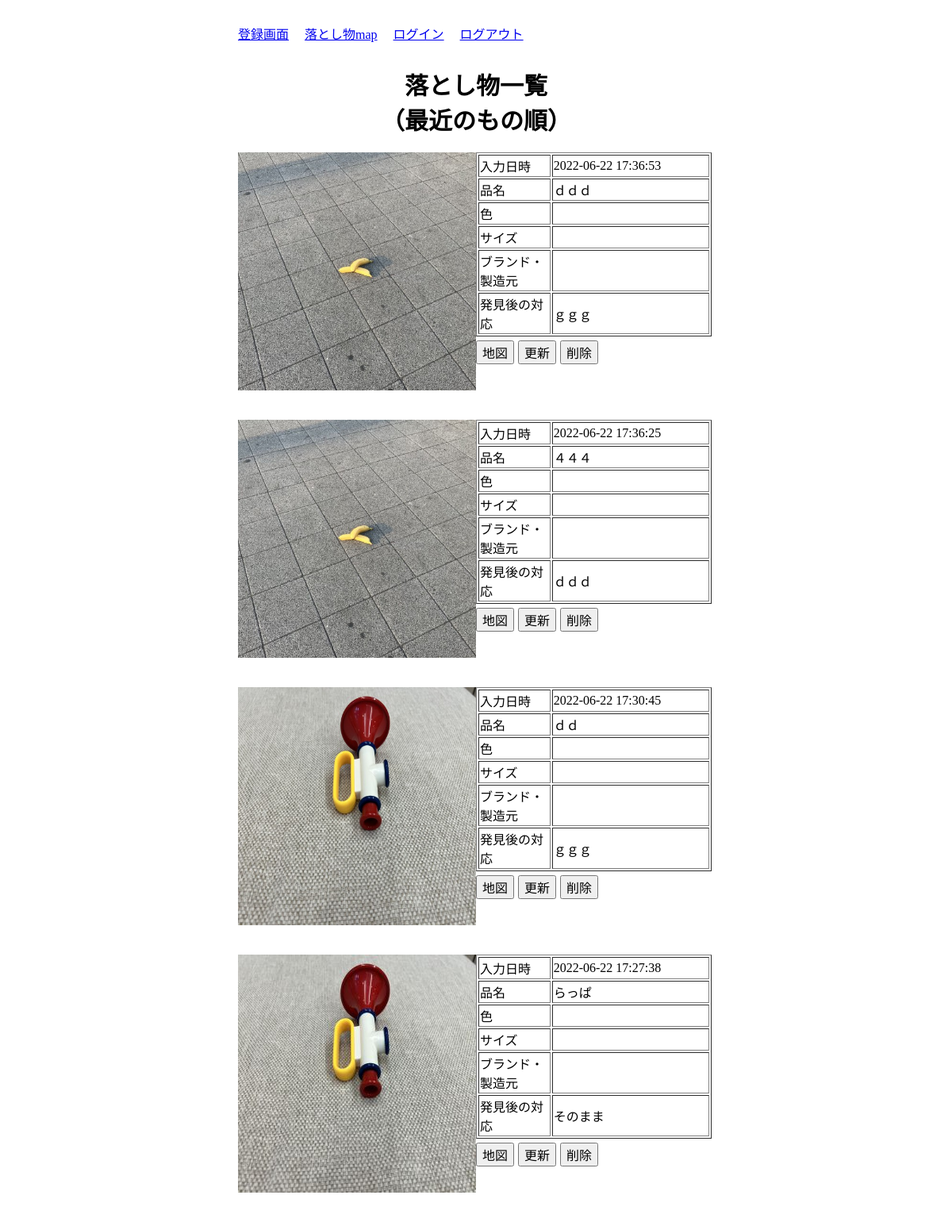
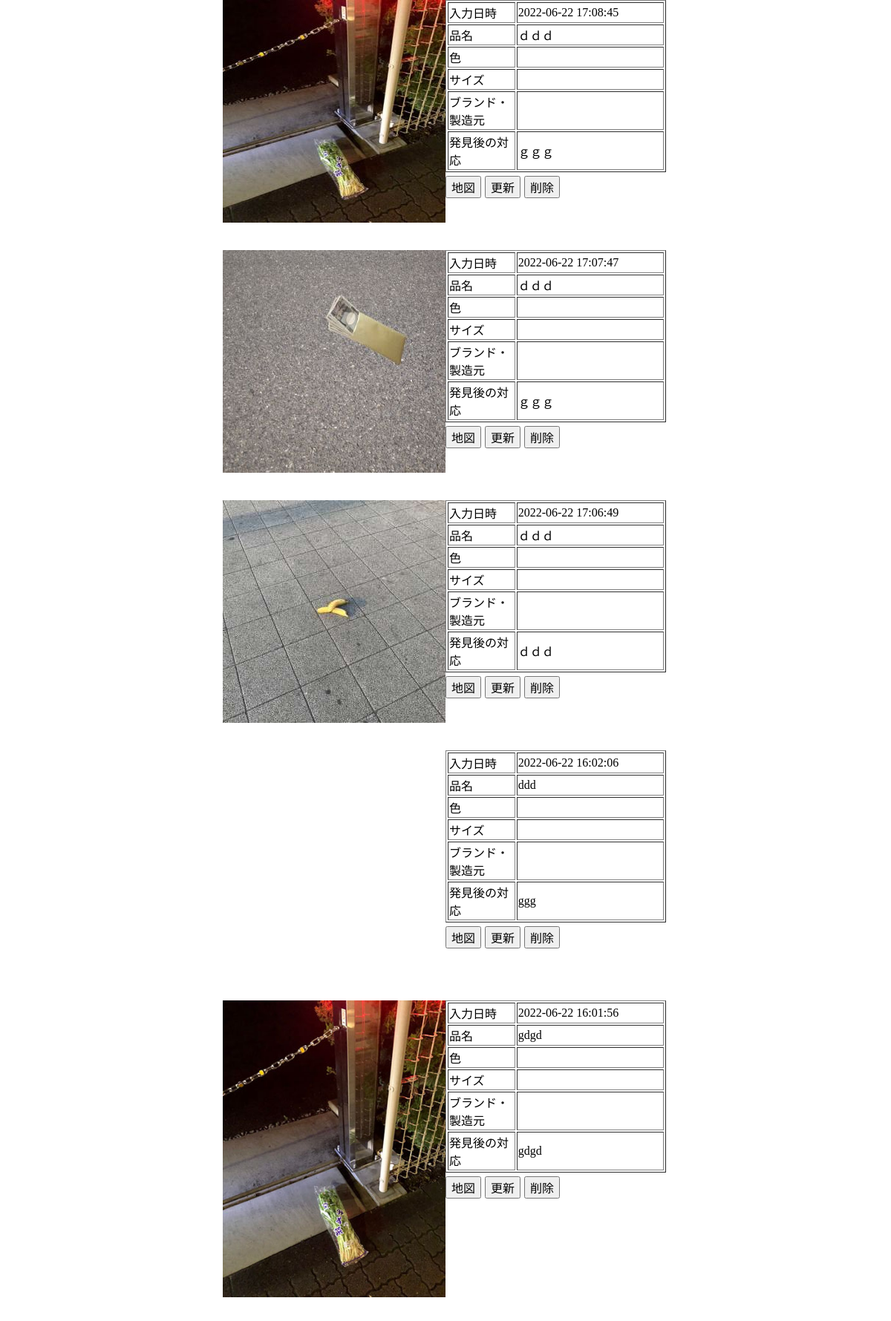
Page /list.php (upper part) on the committed database (2 pictures, top to bottom).
### tables this page shows
CREATE TABLE `otoshimono_table` (
  `id` int(12) NOT NULL,
  `file_name` varchar(255) NOT NULL,
  `file_path` varchar(255) NOT NULL,
  `hinmei` varchar(255) NOT NULL,
  `color` varchar(255) NOT NULL,
  `size` varchar(255) NOT NULL,
  `brand` varchar(255) NOT NULL,
  `description` varchar(255) NOT NULL,
  `insert_date` datetime NOT NULL DEFAULT CURRENT_TIMESTAMP,
  `update_date` datetime NOT NULL DEFAULT CURRENT_TIMESTAMP ON UPDATE CURRENT_TIMESTAMP,
  `latitude` varchar(255) NOT NULL,
  `longitude` varchar(255) NOT NULL,
  `delete_flag` int(12) NOT NULL,
  `login_id` varchar(255) NOT NULL
);

### dbc.php (called while the page is built, shortened)
<?php
function dbc(){
    try {
        $host = "localhost";
        $dbname = "otoshimono_db";
        $user = "root";
        $pass = "root";
        $dns="mysql:host=$host;dbname=$dbname;charset=utf8";
        $pdo = new PDO($dns, $user, $pass);
    return $pdo;
    } catch (PDOException $e) {
        exit('DB Connection Error:' . $e->getMessage());
    }
}
function getAllFile(){
    $sql = "SELECT * FROM otoshimono_table where delete_flag != 1 ORDER BY id DESC";
    $fileData = dbc()->query($sql);
    return $fileData;
}
function h($s) {
    return htmlspecialchars($s, ENT_QUOTES, "UTF-8");
    }
?>

### list.php (the view, shortened to what this page needs)
<?php
require_once "./dbc.php";
?>
<!DOCTYPE html>
<html lang="ja">
  <head>
    <link rel="stylesheet" href="css/style.css">
  </head>
  <body>
    <header>
        <nav class="navbar">
            <div class="container-fluid">
                <div class="navbar-header"><a class="navbar-brand" href="input_form.php">登録画面</a></div>
                <div class="navbar-header"><a class="navbar-brand" href="all_map.php">落とし物map</a></div>
                <div class="navbar-header"><a class="navbar-brand" href="login.php">ログイン</a></div>
                <div class="navbar-header"><a class="navbar-brand" href="logout.php">ログアウト</a></div>
            </div>
        </nav>
    </header>
 <p class="title2">落とし物一覧<br>（最近のもの順）</p>
    <?php $files = getAllFile();
    foreach($files as $file):?>
      <div class="wrap">
        <div class = "product_image">
          <img src="<?php echo "{$file['file_path']}"; ?>" alt="">
        </div>
        <div class = "text_output">
          <table class ="text_table" border = "1">
            <tr>
            <td width=30%>入力日時</td>
            <td><?php echo h("{$file['insert_date']}"); ?></td>
            </tr>
            <tr>
            <td>品名</td>
            <td><?php echo h("{$file['hinmei']}"); ?></td>
            </tr>
            <tr>
            <td>色</td>
            <td><?php echo h("{$file['color']}"); ?></td>
            </tr>
            <tr>
            <td>サイズ</td>
            <td><?php echo h("{$file['size']}"); ?></td>
            </tr>
            <tr>
            <td>ブランド・製造元</td>
            <td><?php echo h("{$file['brand']}"); ?></td>
            </tr>
            <tr>
            <td>発見後の対応</td>
            <td><?php echo h("{$file['description']}"); ?></td>
            </tr>
          </table>
          <div class="wrap mobile">
              <form enctype="multipart/form-data" action="./map.php" method="post">
                <input type="submit" value="地図" class="btn2"/>
                </form>
              <form enctype="multipart/form-data" action="./update_form.php" method="post">
                <input type="submit" value="更新" class="btn2"/>
              </form>
              <form enctype="multipart/form-data" action="./delete.php" method="post">
                <input type="submit" value="削除" class="btn2"/>
              </form>
          </div>
        </div>
        </div>
      <?php endforeach; ?>
  </body>
</html>

### css/style.css (style rules this page uses)
body { padding: 30px; margin: 0 auto; width: 600px; }
.navbar-header { text-align: center; margin-right:20px; }
.container-fluid { width:100%; display:flex; margin: 0 auto 20px; align-content: center; }
button, input, select, textarea, pre, th, td, li, dt, dd { font-family: inherit; font-size: 1rem; }
p { margin-bottom: 0px; }
.btn2 { margin-right:5px; }
img { width:100%; }
.wrap { display:flex; width:100%; margin-bottom:30px; }
.text_output { width:50%; margin-bottom:10px }
.text_table { table-layout: fixed; width: 99%; margin: 0 0 5px 0; }
.text_table td { word-wrap: break-word; }
.product_image { width:50%; }
.title2 { width:100%; font-size: 30px; font-weight: bold; text-align: center; margin-bottom: 20px; }

### rows in the picture
otoshimono_table: file_path (picture), insert_date "2022-06-22 17:36:53", hinmei "ｄｄｄ", description "ｇｇｇ"
otoshimono_table: file_path (picture), insert_date "2022-06-22 17:36:25", hinmei "４４４", description "ｄｄｄ"
otoshimono_table: file_path (picture), insert_date "2022-06-22 17:30:45", hinmei "ｄｄ", description "ｇｇｇ"
otoshimono_table: file_path (picture), insert_date "2022-06-22 17:27:38", hinmei "らっぱ", description "そのまま"
otoshimono_table: file_path (picture), insert_date "2022-06-22 17:08:45", hinmei "ｄｄｄ", description "ｇｇｇ"
otoshimono_table: file_path (picture), insert_date "2022-06-22 17:07:47", hinmei "ｄｄｄ", description "ｇｇｇ"
otoshimono_table: file_path (picture), insert_date "2022-06-22 17:06:49", hinmei "ｄｄｄ", description "ｄｄｄ"
otoshimono_table: insert_date "2022-06-22 16:02:06", hinmei "ddd", description "ggg"
otoshimono_table: file_path (picture), insert_date "2022-06-22 16:01:56", hinmei "gdgd", description "gdgd"
